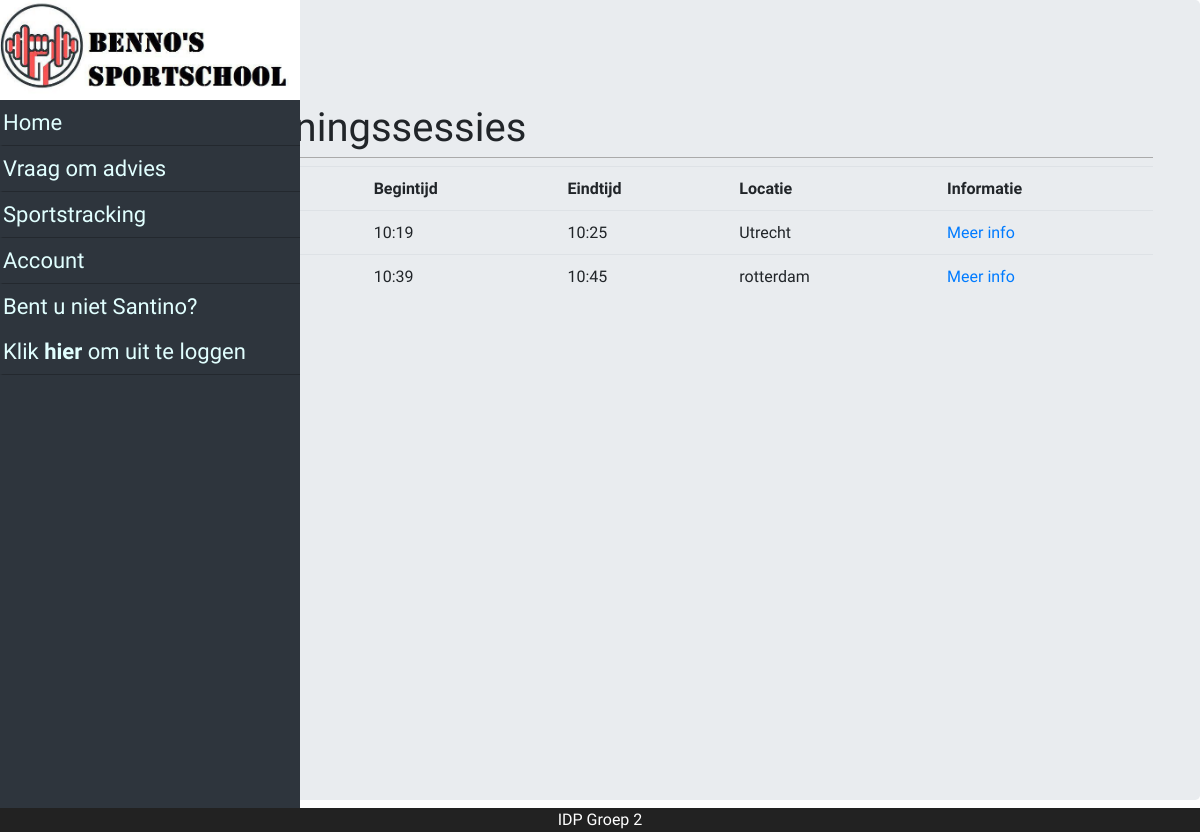
The page /?page=sportSessions (signed in) on the database as committed earlier.
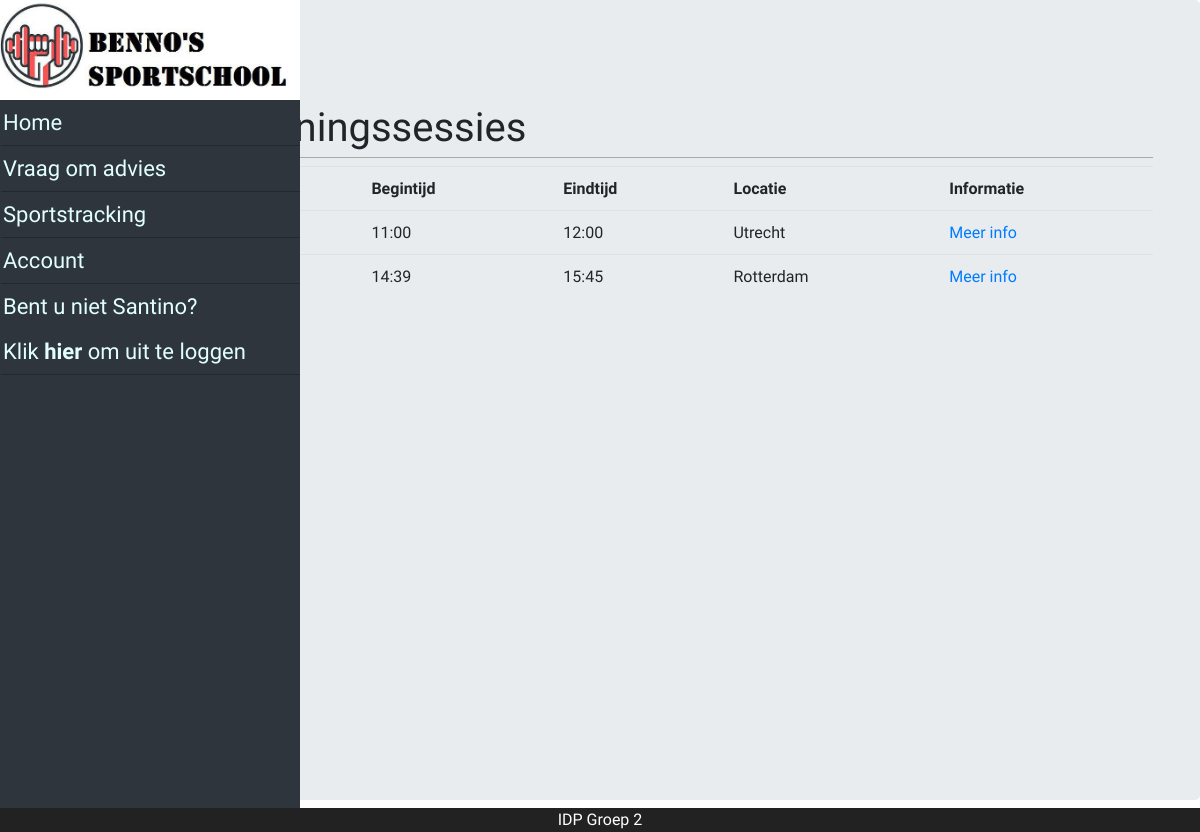
The same page on the database as committed later.
### tables this page shows
CREATE TABLE `sport_session` (
  `id` int(11) NOT NULL,
  `session_start` datetime NOT NULL,
  `session_end` datetime NOT NULL,
  `user` int(11) NOT NULL,
  `location` int(11) NOT NULL
);

CREATE TABLE `location` (
  `id` int(11) NOT NULL,
  `name` varchar(45) NOT NULL,
  `street` varchar(45) NOT NULL,
  `postal_code` varchar(45) NOT NULL,
  `house_number` int(5) NOT NULL
);

### model/Model.php (called while the page is built, shortened)
<?php
abstract class Model {
    protected $id;
    public static function findById($id)
    {
        try {
            $objs = self::findBy("id", $id);
            return $objs[0];
        } catch (FrameworkException $e) {
            echo $e->errorMessage();
            die();
        }
    }
    public static function findBy($field, $value)
    {
        return DB::getBy(get_called_class(), $field, $value);
    }
    public static function find() {
        try {
            $table = strtolower(get_called_class());
            $qry = "SELECT * FROM `$table`";
            $stmt = DB::prepare($qry);
            $stmt->execute();
            return $stmt->fetchAll(PDO::FETCH_CLASS, get_called_class());
        } catch (Exception $e) {
            echo FrameworkException::message($e->getMessage(), $e->getTrace());
            die();
        }
    }
    protected function belongsTo($type, $field = "")
    {
        try {
            if ($field == "") {
                $field = strtolower($type);
            }
            return $type::findById(get_object_vars($this)[$field]);
        } catch (FrameworkException $e) {
            echo $e->errorMessage();
            die();
        }
    }
    public function getId() {
        try {
            return $this->id;
        } catch (FrameworkException $e) {
            echo $e->errorMessage();
            die();
        }
    }
}

### class/DB.php (called while the page is built, shortened)
<?php
final class DB {
    private static $instance = null;
    private $servername = "localhost";
    private $username = "root";
    private $password = "";
    private $database = "sportschool2";
    private function __construct() {
        try {
            try {
                $this->c = new PDO("mysql:host=$this->servername;dbname=$this->database", $this->username, $this->password);
            } catch (PDOException $e) {
                throw new FrameworkException("Connecting to the database failed. Configure connection in DB.php");
            }
        } catch (FrameworkException $e) {
            echo $e->errorMessage();
            die();
        }
    }
    public static function prepare($query)
    {
        try {
            try {
                return self::getInstance()->c->prepare($query);
            } catch (PDOException $e) {
                throw new FrameworkException("Could not prepare query");
            }
        } catch (FrameworkException $e) {
            echo $e->errorMessage();
            die();
        }
    }
    public static function getInstance() {
        if(self::$instance == null){
            self::$instance = new DB();
        }
        return self::$instance;
    }
    public static function getBy($class, $field, $value) {
        try {
            try {
                $c = self::getInstance()->c;
                $qry = "SELECT * FROM `" . strtolower($class) . "` WHERE ($field = :$field)";
                $stmt = $c->prepare($qry);
                $stmt->execute(array("$field" => $value));
                $result = $stmt->fetchAll(PDO::FETCH_CLASS, $class);
                return $result;
            } catch (PDOException $e) {
                throw new FrameworkException("Could not execute query. Check your $class model and table");
            }
        } catch (FrameworkException $e) {
            echo $e->errorMessage();
            die();
        }
    }
}

### class/App.php (called while the page is built, shortened)
<?php
class App
{
    public static $user;
    public static function getUser(){
        if(!isset(self::$user)){
            self::$user = User::findById($_SESSION['id']);
        }
        return self::$user;
    }
}

### model/Sport_session.php (called while the page is built, shortened)
<?php
class Sport_session extends Model {
	protected $session_start;
	protected $session_end;
	public function getSession_start()
	{
		return $this->session_start;
	}
	public function getSession_end()
	{
		return $this->session_end;
	}
	public function getUser()
	{
        return $this->belongsTo('User');
    }
    public function getLocation()
	{
        return $this->belongsTo('Location');
    }
}
?>

### model/Location.php (called while the page is built, shortened)
<?php
class Location extends Model {
	protected $name;
    public function getName()
	{
    	return $this->name;
    }
}
?>

### pages/sportSessions.php (the view, shortened to what this page needs)
<div class="jumbotron page_layout">
    <div class="container">
        <h1>Mijn trainingssessies</h1>
        <table class="table">
            <tr>
                <th>Datum</th>
                <th>Begintijd</th>
                <th>Eindtijd</th>
                <th>Locatie</th>
                <th>Informatie</th>
            </tr>
            <?php
            $sessions = Sport_session::find();
            $current = App::getUser();
            foreach($sessions as $session)
            {
                if($current->getId() == $session->getUser()->getId())
                {
                    echo '<tr><td>'.substr($session->getSession_start(), 0, 10).'</td>';
                    echo '<td>'.substr($session->getSession_start(), 11, 5).'</td>';
                    echo '<td>'.substr($session->getSession_end(), 11, 5).'</td>';
                    echo '<td>'.$session->getLocation()->getName().'</td>';
                    echo "<td><a href='index?page=session&_id=". $session->getId()."'>Meer info</a></td></tr>";
                }
            } ?>
        </table>
    </div>
</div>

Rows that differ between the two databases and show on the page:
removed sport_session: session_start "10:39", session_end "10:45", location.name "rotterdam"
changed sport_session "Utrecht": session_start "10:19" → "11:00"; session_end "10:25" → "12:00"
added sport_session: session_start "14:39", session_end "15:45", location.name "Rotterdam"
